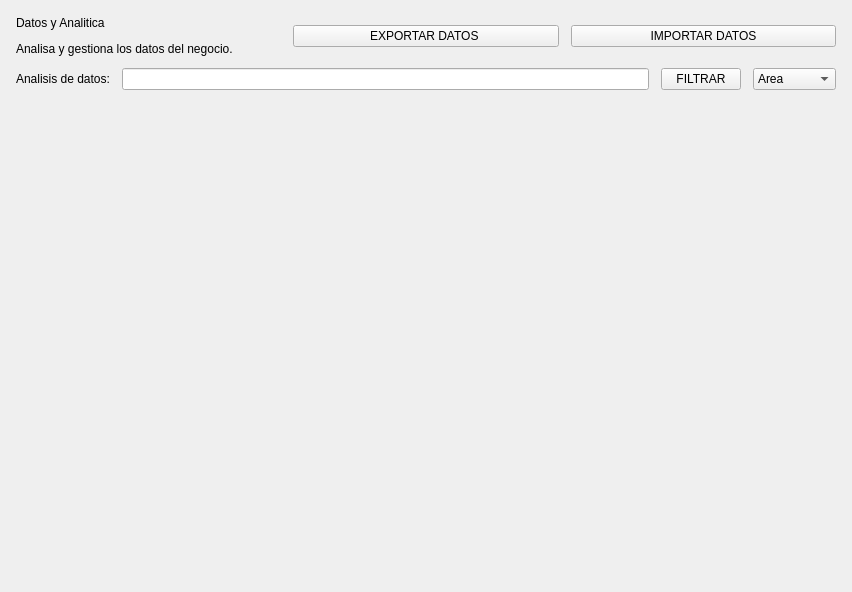
<?xml version="1.0" encoding="UTF-8"?>
<ui version="4.0">
 <class>Form</class>
 <widget class="QWidget" name="Form">
  <property name="geometry">
   <rect>
    <x>0</x>
    <y>0</y>
    <width>852</width>
    <height>592</height>
   </rect>
  </property>
  <property name="windowTitle">
   <string>Form</string>
  </property>
  <property name="styleSheet">
   <string notr="true"/>
  </property>
  <layout class="QVBoxLayout" name="verticalLayout_3">
   <property name="leftMargin">
    <number>0</number>
   </property>
   <property name="topMargin">
    <number>0</number>
   </property>
   <property name="rightMargin">
    <number>0</number>
   </property>
   <property name="bottomMargin">
    <number>0</number>
   </property>
   <item>
    <widget class="QWidget" name="widget" native="true">
     <property name="styleSheet">
      <string notr="true"/>
     </property>
     <layout class="QVBoxLayout" name="verticalLayout_2" stretch="0,0,0,0">
      <property name="spacing">
       <number>12</number>
      </property>
      <property name="leftMargin">
       <number>16</number>
      </property>
      <property name="topMargin">
       <number>16</number>
      </property>
      <property name="rightMargin">
       <number>16</number>
      </property>
      <property name="bottomMargin">
       <number>16</number>
      </property>
      <item>
       <layout class="QHBoxLayout" name="horizontalLayout">
        <item>
         <layout class="QVBoxLayout" name="verticalLayout">
          <item>
           <widget class="QLabel" name="label">
            <property name="styleSheet">
             <string notr="true"/>
            </property>
            <property name="text">
             <string>Datos y Analitica</string>
            </property>
           </widget>
          </item>
          <item>
           <widget class="QLabel" name="label_2">
            <property name="styleSheet">
             <string notr="true"/>
            </property>
            <property name="text">
             <string>Analisa y gestiona los datos del negocio.</string>
            </property>
           </widget>
          </item>
         </layout>
        </item>
        <item>
         <widget class="QPushButton" name="pushButton_9">
          <property name="text">
           <string>EXPORTAR DATOS </string>
          </property>
         </widget>
        </item>
        <item>
         <widget class="QPushButton" name="pushButton_8">
          <property name="text">
           <string>IMPORTAR DATOS</string>
          </property>
         </widget>
        </item>
       </layout>
      </item>
      <item>
       <layout class="QHBoxLayout" name="horizontalLayout_2" stretch="0,0,0,0">
        <item>
         <widget class="QLabel" name="label_4">
          <property name="text">
           <string>Analisis de datos:</string>
          </property>
         </widget>
        </item>
        <item>
         <widget class="QLineEdit" name="lineEdit"/>
        </item>
        <item>
         <widget class="QPushButton" name="pushButton_7">
          <property name="text">
           <string>FILTRAR</string>
          </property>
         </widget>
        </item>
        <item>
         <widget class="QComboBox" name="comboBox">
          <item>
           <property name="text">
            <string>Area</string>
           </property>
          </item>
          <item>
           <property name="text">
            <string>Inventario</string>
           </property>
          </item>
          <item>
           <property name="text">
            <string>Terceros</string>
           </property>
          </item>
          <item>
           <property name="text">
            <string>Compras</string>
           </property>
          </item>
          <item>
           <property name="text">
            <string>Ventas</string>
           </property>
          </item>
         </widget>
        </item>
       </layout>
      </item>
      <item>
       <layout class="QHBoxLayout" name="horizontalLayout_3">
        <item>
         <widget class="QWidget" name="widget_2" native="true">
          <property name="sizePolicy">
           <sizepolicy hsizetype="Expanding" vsizetype="Expanding">
            <horstretch>0</horstretch>
            <verstretch>0</verstretch>
           </sizepolicy>
          </property>
          <property name="minimumSize">
           <size>
            <width>120</width>
            <height>90</height>
           </size>
          </property>
          <property name="maximumSize">
           <size>
            <width>400</width>
            <height>220</height>
           </size>
          </property>
         </widget>
        </item>
        <item>
         <widget class="QWidget" name="widget_3" native="true">
          <property name="sizePolicy">
           <sizepolicy hsizetype="Expanding" vsizetype="Expanding">
            <horstretch>0</horstretch>
            <verstretch>0</verstretch>
           </sizepolicy>
          </property>
          <property name="minimumSize">
           <size>
            <width>120</width>
            <height>90</height>
           </size>
          </property>
          <property name="maximumSize">
           <size>
            <width>400</width>
            <height>220</height>
           </size>
          </property>
         </widget>
        </item>
        <item>
         <widget class="QWidget" name="widget_4" native="true">
          <property name="sizePolicy">
           <sizepolicy hsizetype="Expanding" vsizetype="Expanding">
            <horstretch>0</horstretch>
            <verstretch>0</verstretch>
           </sizepolicy>
          </property>
          <property name="minimumSize">
           <size>
            <width>120</width>
            <height>90</height>
           </size>
          </property>
          <property name="maximumSize">
           <size>
            <width>400</width>
            <height>220</height>
           </size>
          </property>
         </widget>
        </item>
        <item>
         <widget class="QWidget" name="widget_5" native="true">
          <property name="sizePolicy">
           <sizepolicy hsizetype="Expanding" vsizetype="Expanding">
            <horstretch>0</horstretch>
            <verstretch>0</verstretch>
           </sizepolicy>
          </property>
          <property name="minimumSize">
           <size>
            <width>120</width>
            <height>90</height>
           </size>
          </property>
          <property name="maximumSize">
           <size>
            <width>400</width>
            <height>220</height>
           </size>
          </property>
         </widget>
        </item>
       </layout>
      </item>
      <item>
       <layout class="QHBoxLayout" name="horizontalLayout_4" stretch="2,1">
        <item>
         <widget class="QWidget" name="widget_6" native="true">
          <property name="sizePolicy">
           <sizepolicy hsizetype="Expanding" vsizetype="Expanding">
            <horstretch>0</horstretch>
            <verstretch>0</verstretch>
           </sizepolicy>
          </property>
          <property name="minimumSize">
           <size>
            <width>200</width>
            <height>200</height>
           </size>
          </property>
         </widget>
        </item>
        <item>
         <widget class="QWidget" name="widget_7" native="true">
          <property name="sizePolicy">
           <sizepolicy hsizetype="Expanding" vsizetype="Expanding">
            <horstretch>0</horstretch>
            <verstretch>0</verstretch>
           </sizepolicy>
          </property>
          <property name="minimumSize">
           <size>
            <width>200</width>
            <height>200</height>
           </size>
          </property>
         </widget>
        </item>
       </layout>
      </item>
     </layout>
    </widget>
   </item>
  </layout>
 </widget>
 <resources/>
 <connections/>
</ui>
